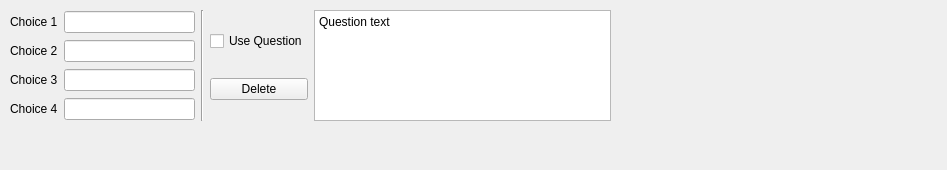
<?xml version="1.0" encoding="UTF-8"?>
<ui version="4.0">
 <class>QuestionBlock</class>
 <widget class="QWidget" name="QuestionBlock">
  <property name="geometry">
   <rect>
    <x>0</x>
    <y>0</y>
    <width>947</width>
    <height>170</height>
   </rect>
  </property>
  <property name="sizePolicy">
   <sizepolicy hsizetype="Fixed" vsizetype="Fixed">
    <horstretch>0</horstretch>
    <verstretch>0</verstretch>
   </sizepolicy>
  </property>
  <property name="windowTitle">
   <string>Form</string>
  </property>
  <widget class="QWidget" name="layoutWidget">
   <property name="geometry">
    <rect>
     <x>10</x>
     <y>10</y>
     <width>601</width>
     <height>111</height>
    </rect>
   </property>
   <layout class="QHBoxLayout" name="horizontalLayout">
    <item>
     <layout class="QHBoxLayout" name="horizontalLayout_2">
      <item>
       <layout class="QGridLayout" name="gridLayout">
        <item row="0" column="0">
         <widget class="QLabel" name="label">
          <property name="text">
           <string>Choice 1</string>
          </property>
          <property name="buddy">
           <cstring>lineEdit</cstring>
          </property>
         </widget>
        </item>
        <item row="0" column="1">
         <widget class="QLineEdit" name="lineEdit"/>
        </item>
        <item row="1" column="0">
         <widget class="QLabel" name="label_2">
          <property name="text">
           <string>Choice 2</string>
          </property>
          <property name="buddy">
           <cstring>lineEdit_2</cstring>
          </property>
         </widget>
        </item>
        <item row="1" column="1">
         <widget class="QLineEdit" name="lineEdit_2"/>
        </item>
        <item row="2" column="0">
         <widget class="QLabel" name="label_3">
          <property name="text">
           <string>Choice 3</string>
          </property>
          <property name="buddy">
           <cstring>lineEdit_3</cstring>
          </property>
         </widget>
        </item>
        <item row="2" column="1">
         <widget class="QLineEdit" name="lineEdit_3"/>
        </item>
        <item row="3" column="0">
         <widget class="QLabel" name="label_4">
          <property name="text">
           <string>Choice 4</string>
          </property>
          <property name="buddy">
           <cstring>lineEdit_4</cstring>
          </property>
         </widget>
        </item>
        <item row="3" column="1">
         <widget class="QLineEdit" name="lineEdit_4"/>
        </item>
       </layout>
      </item>
      <item>
       <widget class="Line" name="line">
        <property name="orientation">
         <enum>Qt::Vertical</enum>
        </property>
       </widget>
      </item>
      <item>
       <layout class="QVBoxLayout" name="verticalLayout_2">
        <item>
         <widget class="QCheckBox" name="checkBox">
          <property name="text">
           <string>Use Question</string>
          </property>
         </widget>
        </item>
        <item>
         <widget class="QPushButton" name="pushButton">
          <property name="styleSheet">
           <string notr="true"/>
          </property>
          <property name="text">
           <string>Delete</string>
          </property>
         </widget>
        </item>
       </layout>
      </item>
     </layout>
    </item>
    <item>
     <widget class="QPlainTextEdit" name="plainTextEdit">
      <property name="plainText">
       <string>Question text</string>
      </property>
     </widget>
    </item>
   </layout>
  </widget>
 </widget>
 <resources/>
 <connections/>
</ui>
